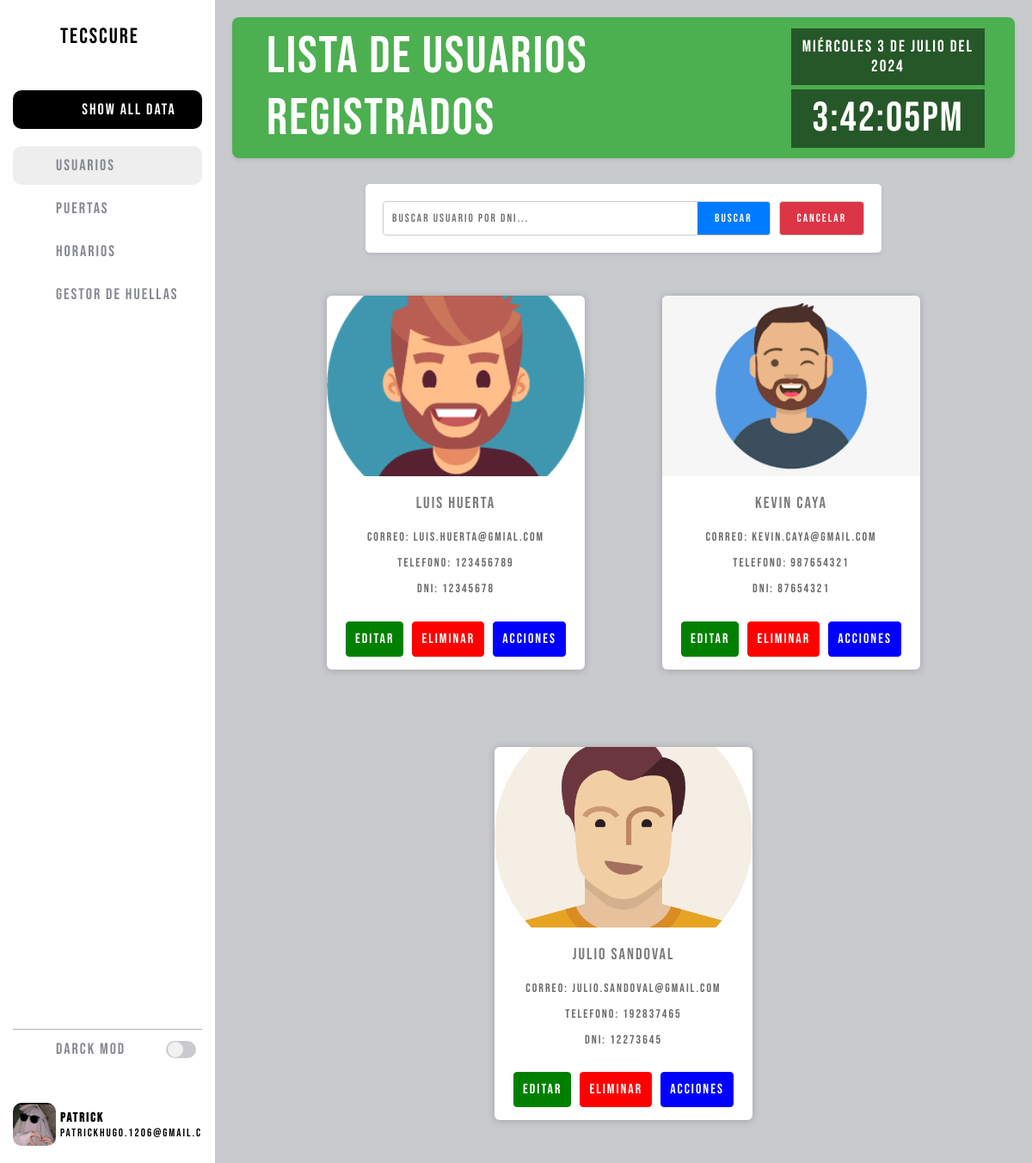
/index/usuarios/ (signed in), run on an earlier commit of the app's database.
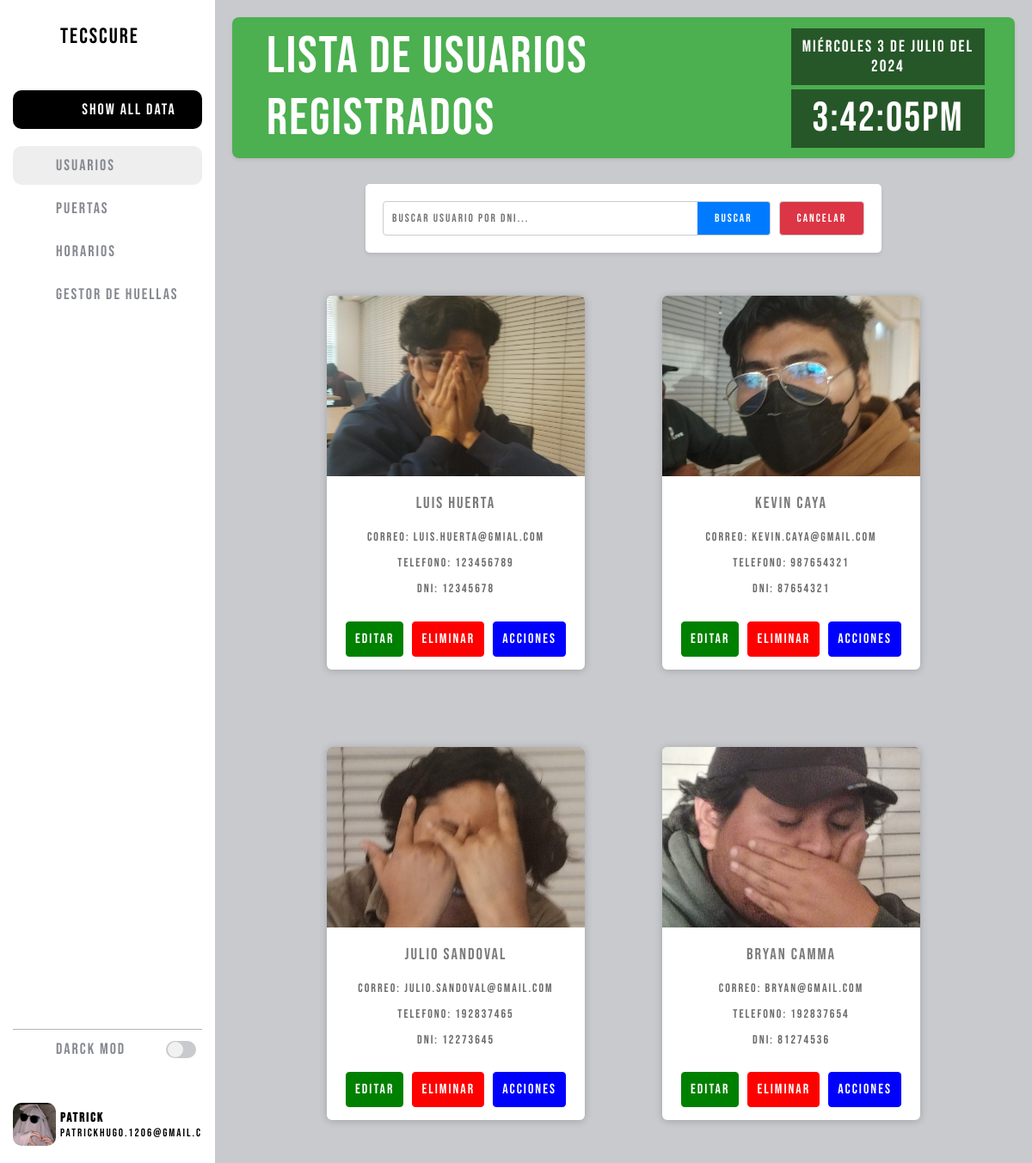
And on a later commit of the database.
### admin_page/models.py (models this page shows, shortened)
class User(models.Model):
    nombre = models.CharField(max_length=100)
    apellido = models.CharField(max_length=100)
    correo = models.EmailField(unique=True)
    telefono = models.CharField(max_length=15)
    dni = models.CharField(max_length=20, unique=True)
    foto = models.ImageField(upload_to='user_photos/', blank=True, null=True)
    contraseña = models.CharField(max_length=128)
    huella = models.CharField(max_length=255, blank=True, null=True)

### admin_page/views.py (the view, shortened to what this page needs)
# urls.py: path('index/usuarios/', lista_usuarios, name='usuarios'),
@include_admin_data
def lista_usuarios(request):
    admin_id = request.session.get('admin_id')
    if admin_id:
        administrador = Administrador.objects.get(id=admin_id)
    else:
        return redirect('admin_page:login')
    query = request.GET.get('q')
    if query:
        usuarios = User.objects.filter(dni__icontains=query)
    else:
        usuarios = User.objects.all()
    return render(request, 'admin_page/usuarios.html', {'usuarios': usuarios, 'administrador': administrador})

### admin_page/templates/admin_page/usuarios.html (shortened to what this page needs)
{% extends "admin_page/index.html" %}
{%block header%} LISTA DE USUARIOS REGISTRADOS {% endblock %}
{% block content %}
<div class="barra_busqueda">
    <form id="search-form" method="GET" action="{% url 'admin_page:usuarios' %}">
        <input class="barra" type="text" id="search-input" name="q" placeholder="Buscar usuario por DNI...">
        <button class="enviar" type="submit">Buscar</button>
        <button class="cancelar" type="button" onclick="window.location.href='{% url 'admin_page:usuarios' %}'">Cancelar</button>
    </form>
</div>
<div class="cards-container" id="cards-container">
    {% for user in usuarios %}
    <div class="card-container">
        <div class="card">
            <figure>
                <img src="{{ user.foto.url }}" alt="Imagen del usuario">
            </figure>
            <div class="contenido-card">
                <h3>{{ user.nombre }} {{ user.apellido }}</h3>
                <p>Correo: {{ user.correo }}</p>
                <p>Telefono: {{ user.telefono }}</p>
                <p>DNI: {{ user.dni }}</p>
                <div class="buttons">
                    <a href="{% url 'admin_page:editar_usuario' %}?id={{ user.id }}" class="btn-edit">Editar </a>
                    <a href="#" class="btn-delete" onclick="confirmDelete('{{ user.id }}')">Eliminar </a>
                    <a href="{% url 'admin_page:acciones_usuario' user.id %}" class="btn-actions">Acciones </a>
                </div>
            </div>
        </div>
    </div>
    {% endfor %}
</div>
{% endblock %}

What changed in the data, as far as the page shows it:
changed User "Luis": foto: a different picture
changed User "kevin": foto: a different picture
changed User "Julio": foto: a different picture
added User: foto (picture), nombre "Bryan", apellido "Camma", correo "bryan@gmail.com", telefono "192837654", dni "81274536"
